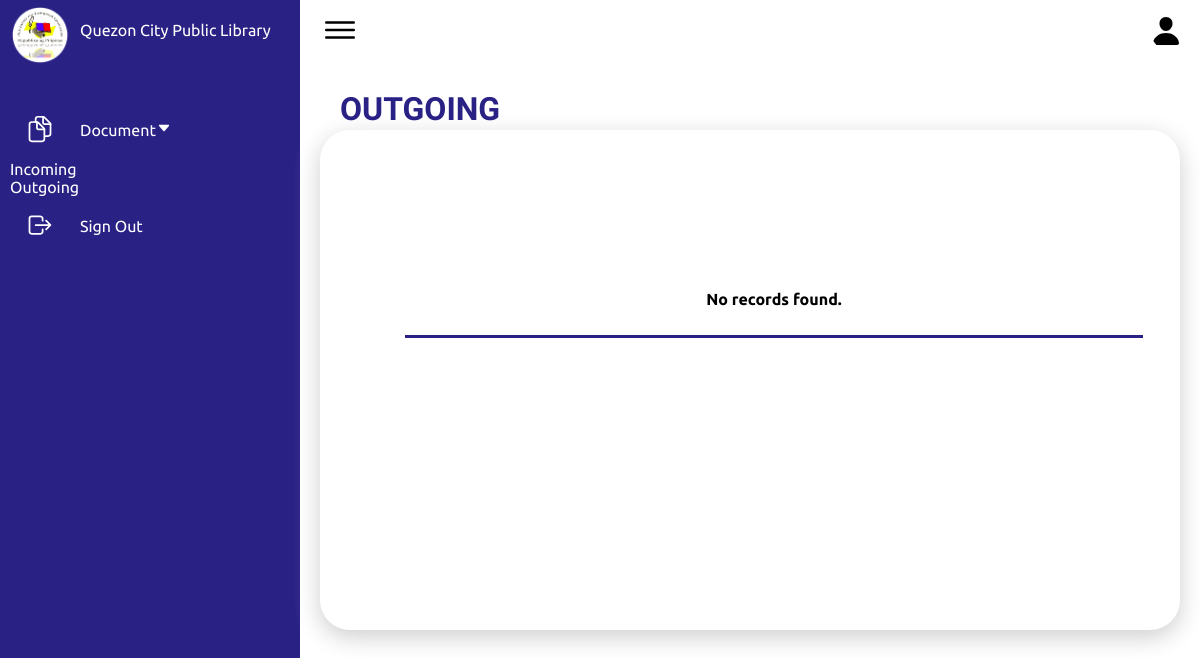
Page /Frontend/Dashboard/boss2outgoing.php on the earlier database version.
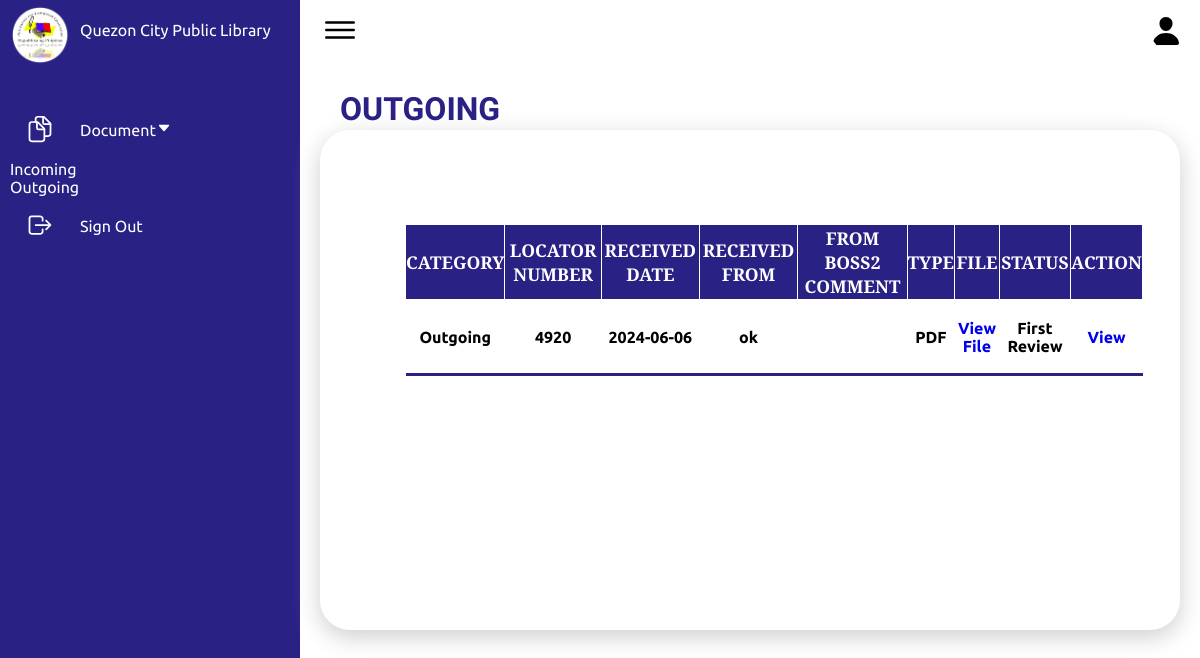
Same page on the later database version.
### tables this page shows
CREATE TABLE `fileupload` (
  `id` int(11) NOT NULL,
  `file_name` varchar(255) NOT NULL,
  `division` varchar(255) DEFAULT NULL,
  `section` varchar(255) DEFAULT NULL,
  `category` enum('Incoming','Outgoing','','') DEFAULT NULL,
  `locator_num` varchar(255) DEFAULT NULL,
  `received_date` date DEFAULT NULL,
  `received_from` varchar(255) DEFAULT NULL,
  `subject` varchar(255) DEFAULT NULL,
  `description` text DEFAULT NULL,
  `type` varchar(100) DEFAULT NULL,
  `file_path` varchar(255) NOT NULL,
  `proofreader_comment` varchar(255) NOT NULL,
  `boss2_comment` varchar(255) NOT NULL,
  `boss1_comment` varchar(255) NOT NULL,
  `status` varchar(255) NOT NULL
);

### Frontend/Dashboard/boss2outgoing.php (the view, shortened to what this page needs)
<!DOCTYPE html>
<html lang="en">
<head>
    <link rel="stylesheet" href="boss2outgoing.css">
</head>
<body>
     <div class="container">
        <div class="navigation">
            <ul>
                <li>
                    <a href="#">
                        <span class="img">
                           <img src="imgs/logo.png">
                        </span>
                        <span class="title">Quezon City Public Library</span>
                    </a>
                </li>
                <li>
                    <a href="boss2account.php">
                        <span class="icon">
                            <ion-icon name="documents-outline"></ion-icon>
                        </span>
                        <span class="title">Document<ion-icon id="dash_down_btn" name="caret-down-outline"></ion-icon</span>
                        <li class="sub_dash"><a href="boss2incoming.php">Incoming</a></li>
                         <li class="sub_dash"><a href="boss2outgoing.php">Outgoing</a></li>
                         </a>
                </li>
                <li>
                    <a href="/qcpl/Backend/logout.php">
                        <span class="icon">
                            <ion-icon name="log-out-outline"></ion-icon>
                        </span>
                        <span class="title">Sign Out</span>
                    </a>
                </li>
            </ul>
        </div>
        <div class="main">
            <div class="topbar">
                <div class="toggle">
                    <ion-icon name="menu-outline"></ion-icon>
                </div>
                <div class="user">
                    <span class="icon">
                        <ion-icon name="person"></ion-icon>
                    </span>
                </div>
            </div>
             <div class="details">
                <div class="upload">
                    <div class="cardHeader">
                    <h2> OUTGOING </h2>
                        </div>
                    <div class="sum_tb">
                        <table aria-describedby="tableDescription">
                            <?php
                            $server = "localhost";
                            $username = "root";
                            $password = "";
                            $db = "qcpl";
                            $conn = new mysqli($server, $username, $password, $db);
                            $sql = "SELECT category, locator_num, received_date, received_from, type, file_path, boss2_comment, status FROM fileupload WHERE category = 'Outgoing' AND status = 'First Review'";
                            $result = $conn->query($sql);
                            if ($result->num_rows > 0) {
                                echo "<table>";
                                echo "<tr><th>Category</th><th>Locator Number</th><th>Received Date</th><th>Received From</th><th>From Boss2 Comment</th><th>Type</th><th>File</th><th>Status</th><th>Action</th></tr>";
                                while($row = $result->fetch_assoc()) {
                                    echo "<tr>";
                                    echo "<td>" ."<center>". $row["category"] . "</td>";
                                    echo "<td>" ."<center>". $row["locator_num"] . "</td>";
                                    echo "<td>" ."<center>". $row["received_date"] . "</td>";
                                    echo "<td>" ."<center>". $row["received_from"] . "</td>";
                                    echo "<td>" ."<center>". $row["boss2_comment"] . "</td>";
                                    echo "<td>" ."<center>". $row["type"] . "</td>";
                                    echo "<td><a href='/qcpl/Backend/" . $row["file_path"] . "' target='_blank'>View File</a></td>";
                                    echo "<td>" . "<center>" . $row["status"] . "</td>";
                                    echo "<td>" ."<center>". "<a href='boss2accountlocator.php?locator_num=" . htmlspecialchars($row["locator_num"]) . "' target='_self'>View</a></td>";
                                    echo "</tr>";
                                }
                                echo "</table>";
                            } else {
                              echo "<tr><td colspan='9'>No records found.</td></tr>";
                            }
                            ?>
                    </div>
                </div>
</body>
</html>

Differences in the rows shown:
added fileupload: category "Outgoing", locator_num "4920", received_date "2024-06-06", received_from "ok", type "PDF", status "First Review"
Other differences:
text no longer shown: "No records found."
text now shown: "CATEGORY LOCATOR NUMBER RECEIVED DATE RECEIVED FROM FROM BOSS2 COMMENT TYPE FILE STATUS ACTION"
